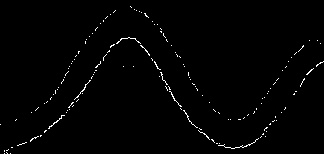

Generate this figure with Python:
import cv2
import numpy as np
from numpy import polyfit, poly1d

import matplotlib.pyplot as plt

img = cv2.imread("test2.png")
img2 = cv2.cvtColor(img, cv2.COLOR_BGR2GRAY)
#img2 = cv2.equalizeHist(img2)
img2 = cv2.GaussianBlur(img2, (21, 21), 0)
#print(img2[:,100:150])


height, width = img2.shape

for w in range(0, width) :
    for h in range(0, height) :
        if(img2[h,w] >= 140):
            img2[h,w] = 140

filename = 'remove_spot.jpg'
cv2.imwrite(filename, img2)          

edges = cv2.Canny(img2, threshold1=20, threshold2=20)
print(edges.shape)



for w in range(0, 50) :
    for h in range(0, 50) :
        edges[h,w] =0

filename = 'edges_origin.jpg'
cv2.imwrite(filename, edges)

x1 = []
x2 = []
y1 = []
y2 = []

for w in range(0, width) :
    for h in range(0, height) :
        if(edges[h, w] == 255):
            if(y1 == []):
                x1.append(w)
                y1.append(h)
                edges[h,w] =0
                break
            elif(abs(h - y1[-1])<=15):
                x1.append(w)
                y1.append(h)
                edges[h,w] =0
                break

filename = 'edges.jpg'
cv2.imwrite(filename, edges)

p_upper = plt.plot(x1,y1)
plt.savefig('upper_edge.png')
plt.close()


for w in range(5, width) :
    for h in np.arange(height-1,-1,-1) :
        if(edges[h, w] == 255):
            if(h>140):
                x2.append(w)
                y2.append(h)
                break
            elif(abs(h - y2[-1])<=20):
                x2.append(w)
                y2.append(h)
                break

p_upper = plt.plot(x2,y2)
plt.savefig('lower_edge.png')
plt.close()


coeff1 = np.polyfit(x1, y1,15)
y1_fit = np.polyval(coeff1,range(0,324))

p_upper_fit = plt.plot(range(0,324),y1_fit)
p_upper = plt.plot(x1,y1)
plt.savefig('upper_edge_fit.png')



coeff2 = np.polyfit(x2, y2,15)
y2_fit = np.polyval(coeff2,range(0,324))

p_lower_fit = plt.plot(range(0,324),y2_fit)
p_lower = plt.plot(x2,y2)
plt.savefig('lower_edge_fit.png')
plt.close()

for i in range(0,324):
    if(y2_fit[i]>=153):
        y2_fit[i] =153

fit = np.zeros((154,324))
for w in range(0, width) :
    img2[int(y1_fit[w]),w] = 255
    img2[int(y2_fit[w]),w] = 255
    img2[int((y2_fit[w]+ y1_fit[w])/2),w] = 255

        

filename = 'fit.jpg'
cv2.imwrite(filename, img2)
